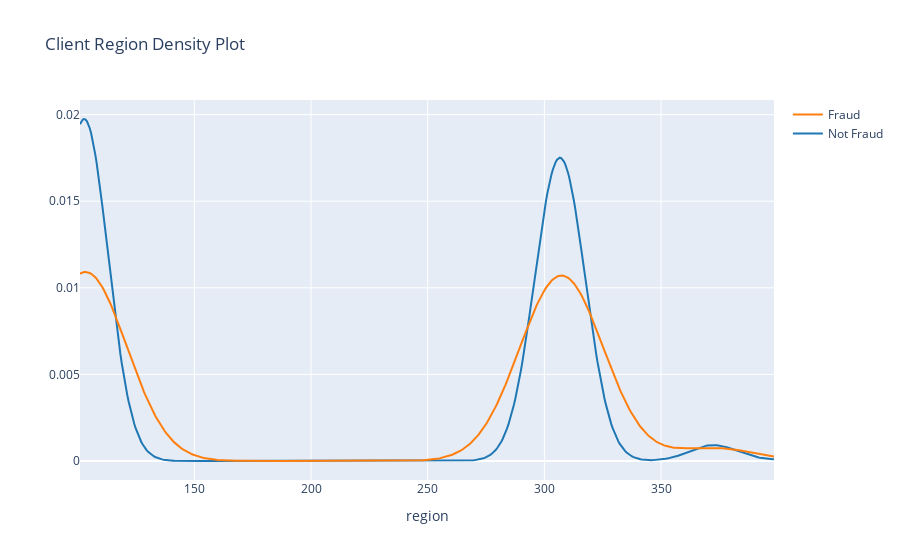

The cell this chart's notebook holds for it:
### Code cell
target_0 = client_train.loc[client_train['target'] == 0]["region"]
target_1 = client_train.loc[client_train['target'] == 1]["region"]

hist_data = [target_0, target_1]
group_labels = ['Not Fraud', 'Fraud']

fig = ff.create_distplot(hist_data, group_labels, show_hist=False, show_rug=False)
fig['layout'].update(title='Client Region Density Plot', xaxis=dict(title='region'))
iplot(fig, filename='dist_only')

### Figure 1 — Plotly figure (JSON) as saved in the notebook; plotly's stock layout.template omitted (floating-point values rounded to 4 significant figures; data arrays with more than 128 entries replaced by an {"elided": "..."} marker saying what was removed)
{"data": [{"legendgroup": "Not Fraud", "marker": {"color": "rgb(31, 119, 180)"}, "mode": "lines", "name": "Not Fraud", "showlegend": true, "type": "scatter", "x": {"elided": "500 float values"}, "xaxis": "x", "y": {"elided": "500 float values"}, "yaxis": "y"}, {"legendgroup": "Fraud", "marker": {"color": "rgb(255, 127, 14)"}, "mode": "lines", "name": "Fraud", "showlegend": true, "type": "scatter", "x": {"elided": "500 float values"}, "xaxis": "x", "y": {"elided": "500 float values"}, "yaxis": "y"}], "layout": {"barmode": "overlay", "hovermode": "closest", "legend": {"traceorder": "reversed"}, "title": {"text": "Client Region Density Plot"}, "xaxis": {"anchor": "y2", "domain": [0, 1], "title": {"text": "region"}, "zeroline": false}, "yaxis": {"anchor": "free", "domain": [0, 1], "position": 0}}}
